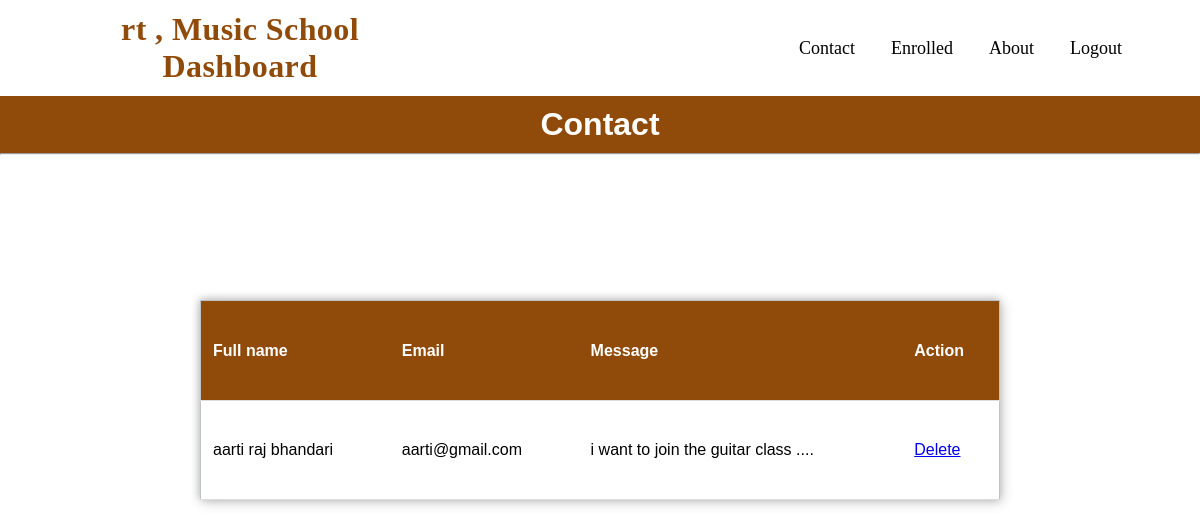
Page /admin/dashboard.php (signed in) on the committed database.
### tables this page shows
CREATE TABLE `contact` (
  `id` int(11) NOT NULL,
  `name` varchar(50) NOT NULL,
  `email` varchar(50) NOT NULL,
  `message` varchar(1000) NOT NULL
);

### admin/dashboard.php (the view, shortened to what this page needs)
<!DOCTYPE html>
<html lang="en">
<head>
    <link rel="stylesheet" type="text/css" href="../style.css" />
</head>
<body>
<div class="container">
<nav>
        <h2 class="logo_name"> <?php  echo $_SESSION['uname'] ?> , Music School Dashboard</h2>
        <ul class="nav-links" id="nav-links">
          <li><a href="dashboard.php">Contact</a></li>
          <li><a href="enroll.php">Enrolled</a></li>
          <li><a href="about.php">About</a></li>
          <li><a href="logout.php" class="login"> Logout</a></li>
        </ul>
      </nav>
    <h1>Contact</h1>
    <hr>
    <table>
        <tr id="header">
            <th>Full name</th>
            <th>Email </th>
            <th>Message</th>
            <th>Action</th>
        </tr>
        <tr>
        <?php
                  include_once("config.php");
                  $sql="SELECT * FROM contact ORDER BY id desc";
                  $result=mysqli_query($conn,$sql);
                  if($result){
                  while($row=mysqli_fetch_assoc($result)){?>
                  <tr>
            <td><?php echo $row['name']; ?> </td>
            <td><?php echo $row['email']; ?> </td>
            <td><?php echo $row['message']; ?> </td>
            <td  class=" "><a href="deletecontact.php?id=<?php echo $row["id"]; ?>">Delete</a></td>
        </tr>
        <?php
                    }
                  }
                  ?>
                  </tr>
    </table>
</div>
</body>
</html>

### style.css (style rules this page uses)
:root { --normal: 400; --semibold: 600; --bold: 700; --font_lora: "Lora", serif; --font_lato: "Lato", sans-serif; --clr_brown: #4f2907; --clr_brown_light: #904a0a; --clr_black: #000; --clr_white: #fff; }
* { padding: 0; margin: 0; box-sizing: border-box; scroll-behavior: smooth; }
.container { min-height: 100%; width: 100%; }
.container nav { min-height: 6rem; width: 100%; display: flex; justify-content: space-around; align-items: center; font-weight: var(--bold); font-family: var(--font_lora); position: relative; }
.container nav h2 { width: 30%; font-size: 2rem; color: var(--clr_brown_light); letter-spacing: 0.025rem; text-align: center; }
.container nav ul { width: 50%; display: flex; justify-content: flex-end; align-items: center; list-style: none; }
.container nav ul li a { text-decoration: none; color: var(--clr_black); font-size: 1.125rem; font-weight: var(--normal); padding: 0 1.125rem; transition: all 0.3s; }

### admin/dashboard.php (style rules this page uses)
body { padding: 0px; margin: 0; font-family: Verdana, Geneva, Tahoma, sans-serif; }
table { position: absolute; left: 50%; top: 50%; transform: translate(-50%, -50%); border-collapse: collapse; width: 800px; height: 200px; border: 1px solid #bdc3c7; box-shadow: 2px 2px 12px rgba(0, 0, 0, 0.2), -1px -1px 8px rgba(0, 0, 0, 0.2); }
tr { transition: all .2s ease-in; cursor: pointer; }
th, td { padding: 12px; text-align: left; border-bottom: 1px solid #ddd; }
#header { background-color: #904a0a; color: #fff; }
h1 { font-weight: 600; text-align: center; background-color: #904a0a; color: #fff; padding: 10px 0px; }

### rows in the picture
contact: name "aarti raj bhandari", email "aarti@gmail.com", message "i want to join the guitar class ...."

### other values in the picture
$_SESSION['uname'] "rt"
